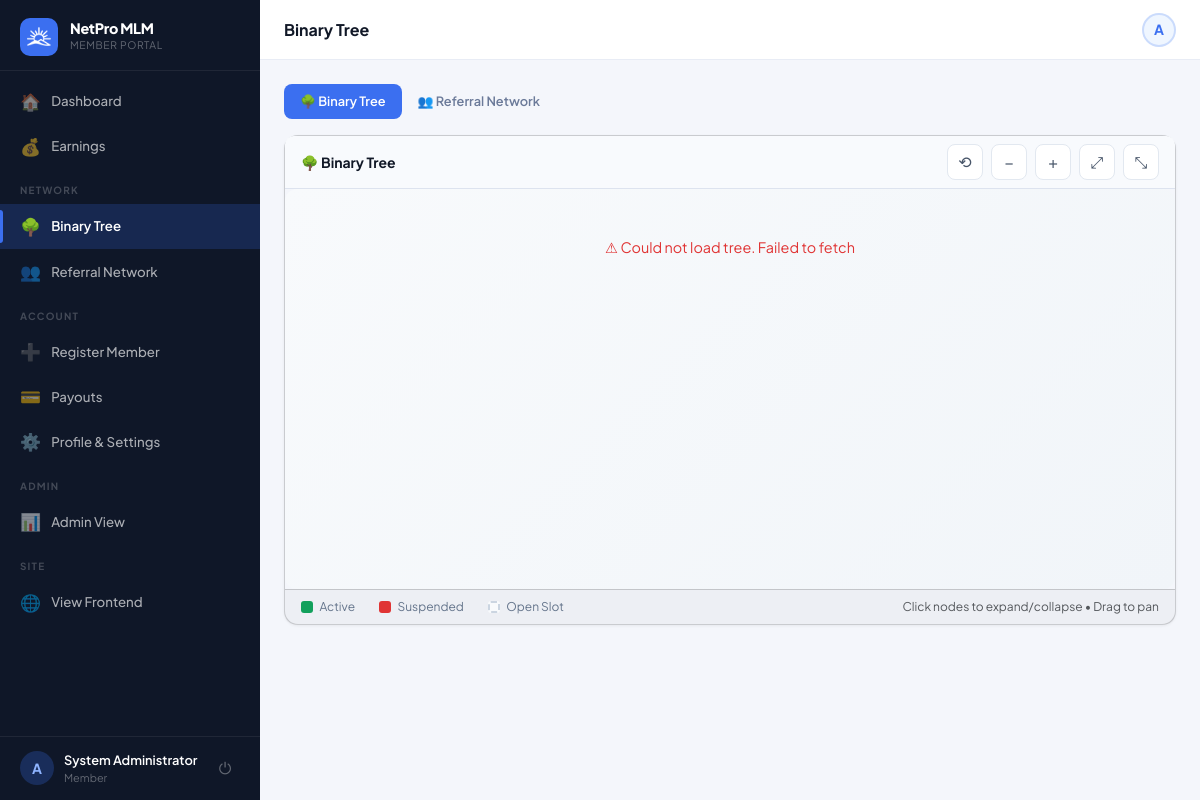
/?page=genealogy&view=binary (signed in), run on an earlier commit of the app's database.
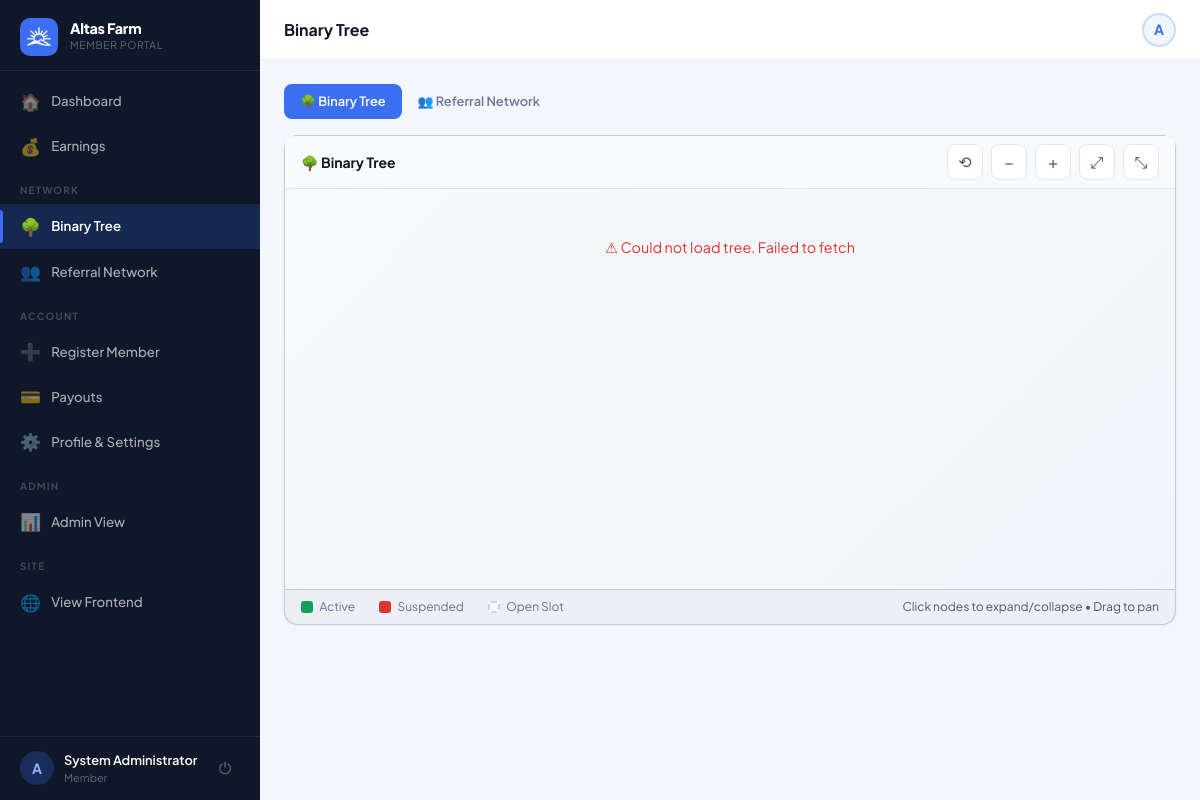
And on a later commit of the database.
### tables this page shows
CREATE TABLE settings (
  key_name   VARCHAR(80) NOT NULL PRIMARY KEY,
  value      TEXT        NOT NULL,
  updated_at TIMESTAMP DEFAULT CURRENT_TIMESTAMP ON UPDATE CURRENT_TIMESTAMP
);

### views/member/genealogy.php (called while the page is built, shortened)
<?php require 'views/partials/head.php'; ?>
<?php require 'views/partials/sidebar_member.php'; ?>
<?php require 'views/partials/footer.php'; ?>

### controllers/MemberController.php (called while the page is built, shortened)
<?php
class MemberController
{
    public function genealogy(): void
    {
        require 'views/member/genealogy.php';
    }
}

### index.php (called while the page is built, shortened)
<?php
require_once 'config/db.php';
require_once 'core/helpers.php';
require_once 'core/Auth.php';
if (setting('maintenance_mode') === '1' && !Auth::isAdmin()) {
    $name = setting('site_name', APP_NAME);
    http_response_code(503);
    die("<!doctype html><html><head><meta charset='UTF-8'><title>Maintenance — {$name}</title>
    <style>body{font-family:system-ui;display:flex;align-items:center;justify-content:center;min-height:100vh;margin:0;background:#f4f6fb;}
    .box{text-align:center;padding:40px;max-width:400px;}h1{font-size:24px;}p{color:#6b7a99;}</style>
    </head><body><div class='box'><div style='font-size:50px;margin-bottom:16px;'>🔧</div>
    <h1>{$name}</h1><p>We're performing scheduled maintenance. We'll be back shortly.</p></div></body></html>");
}
$page = $_GET['page'] ?? 'login';
$route = $routes[$page] ?? null;
[$ctrlClass, $method, $role] = $route;
(new $ctrlClass())->$method();

### config/db.php (called while the page is built, shortened)
<?php
function db(): PDO
{
    static $pdo = null;
    if ($pdo === null) {
        $dsn = sprintf(
            'mysql:host=%s;port=%s;dbname=%s;charset=utf8mb4',
            DB_HOST,
            DB_PORT,
            DB_NAME
        );
        try {
            $pdo = new PDO($dsn, DB_USER, DB_PASS, [
                PDO::ATTR_ERRMODE            => PDO::ERRMODE_EXCEPTION,
                PDO::ATTR_DEFAULT_FETCH_MODE => PDO::FETCH_ASSOC,
                PDO::ATTR_EMULATE_PREPARES   => false,
                PDO::MYSQL_ATTR_FOUND_ROWS   => true,
            ]);
        } catch (PDOException $e) {
            if (APP_ENV === 'development') {
                die('<pre>Database connection failed: ' . $e->getMessage() . '</pre>');
            }
            die('Service temporarily unavailable. Please try again later.');
        }
    }
    return $pdo;
}

### core/helpers.php (called while the page is built, shortened)
<?php
function e(mixed $val): string
{
    return htmlspecialchars((string) $val, ENT_QUOTES | ENT_SUBSTITUTE, 'UTF-8');
}
function setting(string $key, string $default = ''): string
{
    static $cache = [];
    if (!array_key_exists($key, $cache)) {
        $st = db()->prepare('SELECT value FROM settings WHERE key_name = ?');
        $st->execute([$key]);
        $value = $st->fetchColumn();
        $cache[$key] = ($value === false ? null : $value) ?? $default;
    }
    return $cache[$key];
}

### views/partials/sidebar_member.php (the view, shortened to what the changed rows need)
<?php
$cp      = current_page();
$user    = Auth::user();
$initial = strtoupper(substr($user['username'] ?? 'U', 0, 1));
$name    = $user['full_name'] ?: ('@' . $user['username']);
$view    = $_GET['view'] ?? '';
$nav = [
  ['page' => 'dashboard', 'icon' => '🏠', 'label' => 'Dashboard',        'pages' => ['dashboard']],
  ['page' => 'earnings',  'icon' => '💰', 'label' => 'Earnings',         'pages' => ['earnings']],
  'SEPARATOR:Network',
  ['page' => 'genealogy&view=binary',  'icon' => '🌳', 'label' => 'Binary Tree',      'pages' => ['genealogy'], 'view' => 'binary'],
  ['page' => 'genealogy&view=referral', 'icon' => '👥', 'label' => 'Referral Network', 'pages' => ['genealogy'], 'view' => 'referral'],
  'SEPARATOR:Account',
  ['page' => 'register&sponsor=' . $user['username'], 'icon' => '➕', 'label' => 'Register Member', 'pages' => ['register']],
  ['page' => 'payout',  'icon' => '💳', 'label' => 'Payouts',   'pages' => ['payout']],
  ['page' => 'profile', 'icon' => '⚙️', 'label' => 'Profile & Settings', 'pages' => ['profile']],
];
if (Auth::isAdmin()) {
  $nav[] = 'SEPARATOR:Admin';
  $nav[] = ['page' => 'admin', 'icon' => '📊', 'label' => 'Admin View', 'pages' => []];
}
$nav[] = 'SEPARATOR:Site';
$nav[] = ['page' => '__frontend__', 'icon' => '🌐', 'label' => 'View Frontend', 'pages' => []];
function renderSidebarNav($nav, $cp, $user, $view, $initial, $name)
{ ?>
  <div class="sidebar-brand">
    <div>
      <div class="brand-name"><?= e(setting('site_name', APP_NAME)) ?></div>
      <div class="brand-sub">Member Portal</div>
    </div>
  </div>
<?php } ?>
<div class="sidebar d-none d-lg-flex flex-column">
  <?php renderSidebarNav($nav, $cp, $user, $view, $initial, $name); ?>
</div>

What changed in the data, as far as the page shows it:
changed settings: value "NetPro MLM" → "Altas Farm"
